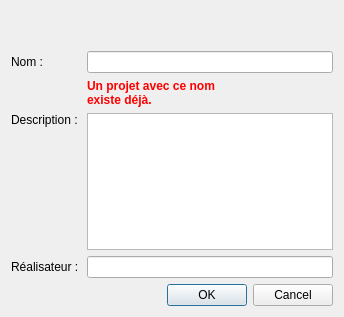
<?xml version="1.0" encoding="UTF-8"?>
<ui version="4.0">
 <class>Form</class>
 <widget class="QWidget" name="Form">
  <property name="windowModality">
   <enum>Qt::WindowModal</enum>
  </property>
  <property name="geometry">
   <rect>
    <x>0</x>
    <y>0</y>
    <width>344</width>
    <height>317</height>
   </rect>
  </property>
  <property name="windowTitle">
   <string>Ajouter un nouveau groupe</string>
  </property>
  <layout class="QVBoxLayout" name="verticalLayout">
   <item>
    <layout class="QVBoxLayout" name="verticalLayout_2">
     <item>
      <widget class="QLabel" name="ltitle">
       <property name="text">
        <string/>
       </property>
      </widget>
     </item>
     <item>
      <widget class="QLabel" name="ldesc">
       <property name="text">
        <string/>
       </property>
      </widget>
     </item>
    </layout>
   </item>
   <item>
    <layout class="QGridLayout" name="gridLayout">
     <item row="5" column="1">
      <widget class="QLineEdit" name="l_real">
       <property name="clearButtonEnabled">
        <bool>true</bool>
       </property>
      </widget>
     </item>
     <item row="0" column="0">
      <widget class="QLabel" name="label">
       <property name="text">
        <string>Nom :</string>
       </property>
      </widget>
     </item>
     <item row="2" column="1" rowspan="2">
      <widget class="QTextEdit" name="l_desc"/>
     </item>
     <item row="3" column="0">
      <spacer name="verticalSpacer_2">
       <property name="orientation">
        <enum>Qt::Vertical</enum>
       </property>
       <property name="sizeHint" stdset="0">
        <size>
         <width>20</width>
         <height>40</height>
        </size>
       </property>
      </spacer>
     </item>
     <item row="2" column="0">
      <widget class="QLabel" name="label_2">
       <property name="text">
        <string>Description : </string>
       </property>
      </widget>
     </item>
     <item row="0" column="1">
      <widget class="QLineEdit" name="l_name">
       <property name="clearButtonEnabled">
        <bool>true</bool>
       </property>
      </widget>
     </item>
     <item row="5" column="0">
      <widget class="QLabel" name="label_3">
       <property name="text">
        <string>Réalisateur :</string>
       </property>
      </widget>
     </item>
     <item row="1" column="1">
      <widget class="QLabel" name="label_4">
       <property name="text">
        <string>&lt;html&gt;&lt;head/&gt;&lt;body&gt;&lt;p&gt;&lt;span style=&quot; font-weight:600; color:#ff0000;&quot;&gt;Un projet avec ce nom&lt;br&gt; existe déjà.&lt;/span&gt;&lt;/p&gt;&lt;/body&gt;&lt;/html&gt;</string>
       </property>
      </widget>
     </item>
    </layout>
   </item>
   <item>
    <widget class="QDialogButtonBox" name="buttonBox">
     <property name="standardButtons">
      <set>QDialogButtonBox::Cancel|QDialogButtonBox::Ok</set>
     </property>
    </widget>
   </item>
  </layout>
 </widget>
 <tabstops>
  <tabstop>l_name</tabstop>
  <tabstop>l_desc</tabstop>
  <tabstop>l_real</tabstop>
 </tabstops>
 <resources/>
 <connections/>
</ui>
